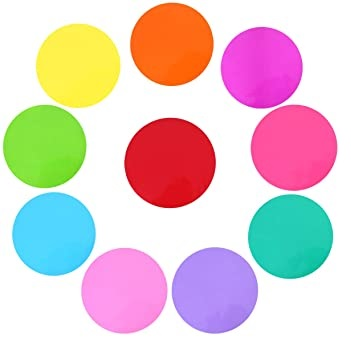
#> input picture python/[980]Proyectos/OpenCV/11/circulos.jpg, 351 x 351 px
$ python 1102.py --image circulos.jpg
#> lines starting #> are read from the running program, lines starting #| are printed output that depends on the picture; after the words box and inside, x2 and y2 are one past the last pixel; in counts of white or black regions, pixels touching at a corner belong together
import argparse
import cv2

ap=argparse.ArgumentParser()
ap.add_argument("-i","--image", required=True, help="Path to the image")
args=vars(ap.parse_args())

image = cv2.imread(args["image"])
#> image is the input picture: shape (351, 351, 3); mean B, G, R 203.9, 202.5, 223.8
image = cv2.cvtColor(image, cv2.COLOR_BGR2GRAY)
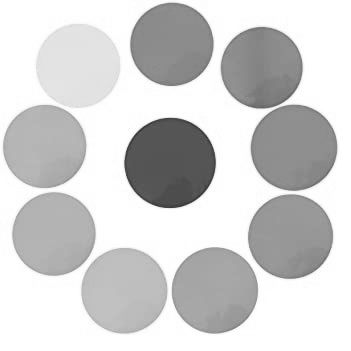
#> image: shape (351, 351); min 44, max 255, mean 209
image = cv2.GaussianBlur(image, (13, 13), 0)
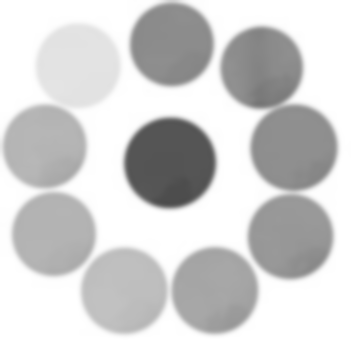
#> image: shape (351, 351); min 75, max 255, mean 209.1
cv2.imshow("Imagen", image)

edged = cv2.Canny(image, 30, 150)
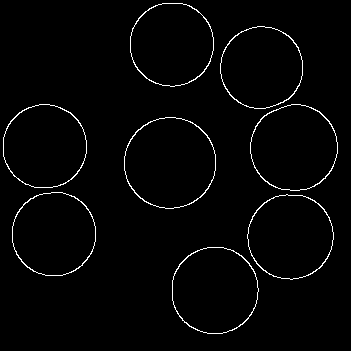
#> edged: shape (351, 351); 2% white in thin lines or dots
cv2.imshow("Edge", edged)

(cnts, _) = cv2.findContours(edged.copy(), cv2.RETR_EXTERNAL, cv2.CHAIN_APPROX_SIMPLE)
#> cnts = 8 contours; box (x1, y1, x2, y2) and area: (124, 117, 216, 209) 6556, (172, 247, 259, 334) 5904, (250, 104, 338, 191) 5903, (247, 194, 334, 280) 5704, (12, 192, 96, 276) 5525, (3, 104, 87, 188) 5518, (130, 3, 214, 87) 5512, (220, 26, 303, 109) 5314
print ("Contando la cantidad de monedas en la imagen: %d" % (len(cnts)))
#| Contando la cantidad de monedas en la imagen: 8

coins = image.copy()
cv2.drawContours(coins, cnts, -1, (0, 255, 0), 2)
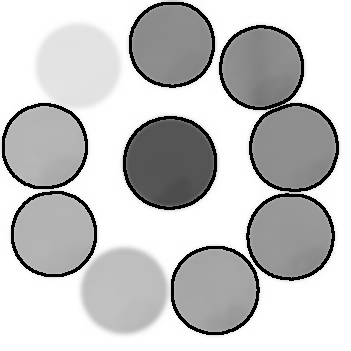
#> coins: shape (351, 351); 6% of pixels changed, all inside (x1, y1, x2, y2) = (2, 2, 339, 335)
cv2.imshow("Monedas", coins)
cv2.waitKey(0)
